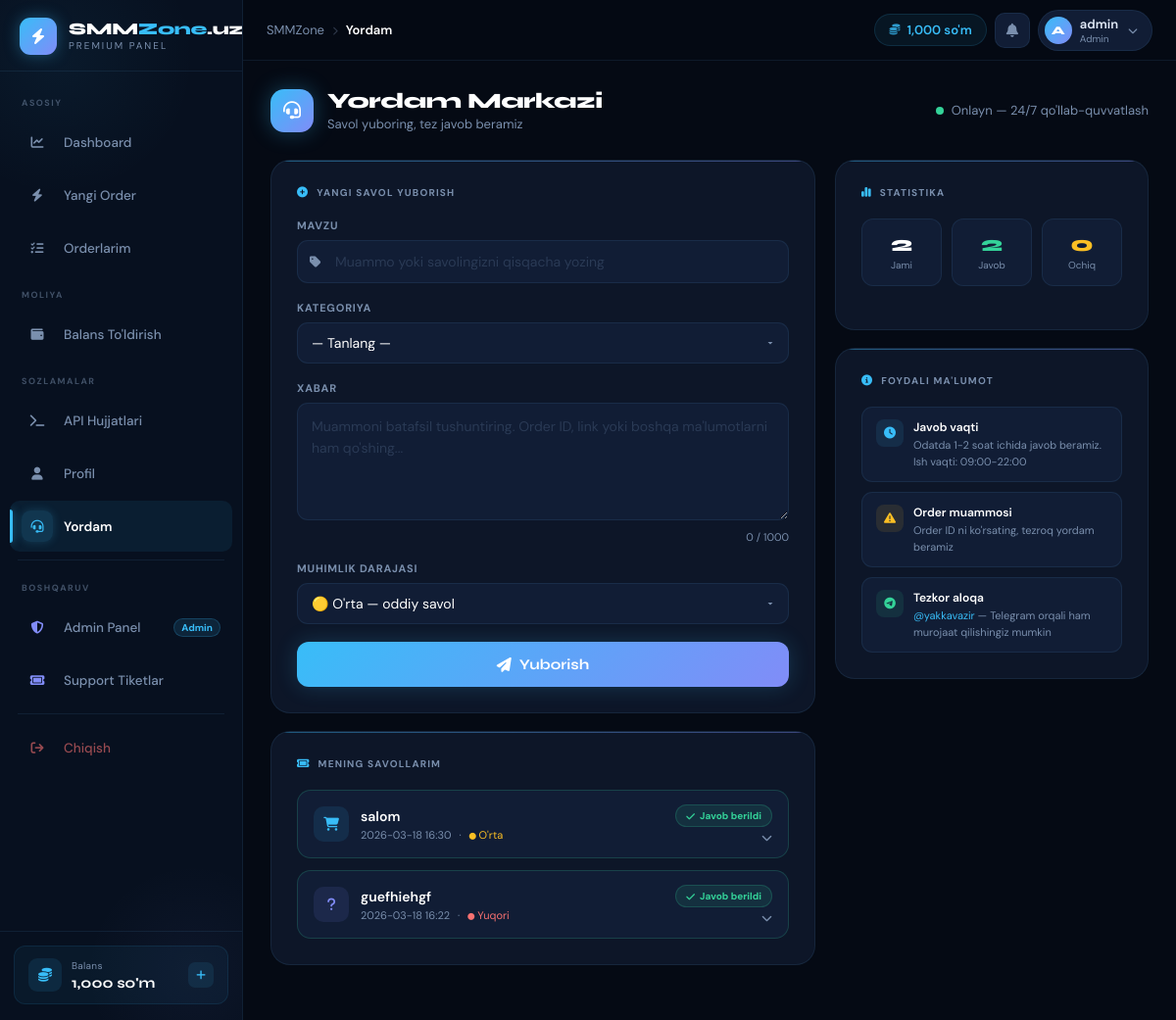
/support (signed in), run on the app's committed database.
### tables this page shows
CREATE TABLE users (
    id           INTEGER PRIMARY KEY AUTOINCREMENT,
    username     TEXT UNIQUE NOT NULL,
    email        TEXT UNIQUE NOT NULL,
    password     TEXT NOT NULL,
    balance      REAL DEFAULT 0,
    role         TEXT DEFAULT 'user',
    api_key      TEXT UNIQUE,
    total_spent  REAL DEFAULT 0,
    total_orders INTEGER DEFAULT 0,
    ref_code     TEXT UNIQUE,
    referred_by  INTEGER,
    ref_earnings REAL DEFAULT 0,
    is_active    INTEGER DEFAULT 1,
    created_at   TEXT DEFAULT (datetime('now'))
);

CREATE TABLE support_tickets (
    id         INTEGER PRIMARY KEY AUTOINCREMENT,
    user_id    INTEGER NOT NULL,
    subject    TEXT NOT NULL,
    message    TEXT NOT NULL,
    category   TEXT DEFAULT "other",
    priority   TEXT DEFAULT "medium",
    status     TEXT DEFAULT "open",
    reply      TEXT,
    replied_at DATETIME,
    created_at DATETIME DEFAULT CURRENT_TIMESTAMP,
    FOREIGN KEY (user_id) REFERENCES users(id)
);

### support_service.py (the view)
@support_bp.route("/support")
def support_page():
    if "user_id" not in session:
        return redirect(url_for("auth.login_page"))
    db = get_db()
    tickets = db.execute(
        """SELECT t.*, u.username FROM support_tickets t
           JOIN users u ON u.id = t.user_id
           WHERE t.user_id = ? ORDER BY t.created_at DESC""",
        (session["user_id"],)
    ).fetchall()
    return render_template("support.html", tickets=tickets)

### database/db.py (called while the page is built)
def get_db():
    if "db" not in g:
        g.db = sqlite3.connect(DATABASE)
        g.db.row_factory = sqlite3.Row
    return g.db

### main.py (called while the page is built)
@app.context_processor
def inject_globals():
    user_balance = 0
    if "user_id" in session:
        db = get_db()
        u  = db.execute("SELECT balance FROM users WHERE id=?", (session["user_id"],)).fetchone()
        if u: user_balance = u["balance"]
        session["balance"] = user_balance
    return {"site_name": Config.SITE_NAME, "user_balance": user_balance}

### templates/support.html (shortened to what this page needs)
{% extends "base.html" %}
{% block content %}
<div class="sp-header">
  <div class="sp-header-left">
    <div class="sp-header-icon"><i class="fas fa-headset"></i></div>
    <div>
      <div class="sp-title">Yordam Markazi</div>
      <div class="sp-subtitle">Savol yuboring, tez javob beramiz</div>
    </div>
  </div>
  <div style="display:flex;align-items:center;gap:8px;font-size:13px;color:var(--muted)">
    <span style="width:8px;height:8px;border-radius:50%;background:#34d399;display:inline-block;animation:pulse 2s infinite"></span>
    Onlayn — 24/7 qo'llab-quvvatlash
  </div>
</div>
<div class="sp-layout">
  <div>
    <div class="sp-card">
      <div class="sp-card-title"><i class="fas fa-plus-circle"></i> Yangi savol yuborish</div>
      <form method="POST" action="/support/new">
        <div class="sp-form-group">
          <label class="sp-label">Mavzu</label>
          <div class="sp-input-wrap">
            <input type="text" name="subject" class="sp-input"
                   placeholder="Muammo yoki savolingizni qisqacha yozing"
                   required maxlength="100">
          </div>
        </div>
        <div class="sp-form-group">
          <label class="sp-label">Kategoriya</label>
          <select name="category" class="sp-select" required>
            <option value="">— Tanlang —</option>
          </select>
        </div>
        <div class="sp-form-group">
          <label class="sp-label">Xabar</label>
          <textarea name="message" class="sp-textarea"
                    placeholder="Muammoni batafsil tushuntiring. Order ID, link yoki boshqa ma'lumotlarni ham qo'shing..."
                    required maxlength="1000" oninput="updateChar(this)"></textarea>
          <div class="sp-char-count"><span id="char-count">0</span> / 1000</div>
        </div>
        <div class="sp-form-group">
          <label class="sp-label">Muhimlik darajasi</label>
          <select name="priority" class="sp-select">
            <option value="medium" selected>🟡 O'rta — oddiy savol</option>
          </select>
        </div>
        <button type="submit" class="sp-btn-submit">
          <i class="fas fa-paper-plane"></i> Yuborish
        </button>
      </form>
    </div>
    <div class="sp-card" style="margin-top:18px">
      <div class="sp-card-title"><i class="fas fa-ticket"></i> Mening savollarim</div>
      {% if tickets %}
      <div class="sp-tickets">
        {% for t in tickets %}
        <div class="sp-ticket {% if t.reply %}has-reply{% endif %}" onclick="toggleTicket({{ t.id }})">
          <div class="sp-ticket-head">
            <div class="sp-ticket-icon"
                 style="background:{% if t.category == 'order' %}rgba(56,189,248,.1){% elif t.category == 'payment' %}rgba(52,211,153,.1){% elif t.category == 'technical' %}rgba(248,113,113,.1){% else %}rgba(129,140,248,.1){% endif %}">
              <i class="fas fa-{% if t.category == 'order' %}cart-shopping{% elif t.category == 'payment' %}wallet{% elif t.category == 'technical' %}wrench{% else %}question{% endif %}"
                 style="color:{% if t.category == 'order' %}var(--accent){% elif t.category == 'payment' %}var(--accent3){% elif t.category == 'technical' %}#f87171{% else %}var(--accent2){% endif %}"></i>
            </div>
            <div class="sp-ticket-info">
              <div class="sp-ticket-subject">{{ t.subject }}</div>
              <div class="sp-ticket-meta">
                <span>{{ t.created_at[:16] }}</span>
                <span>·</span>
                <span class="prio-{{ t.priority }}">
                  <i class="fas fa-circle" style="font-size:7px"></i>
                  {% if t.priority == 'high' %}Yuqori
                  {% elif t.priority == 'medium' %}O'rta
                  {% else %}Past{% endif %}
                </span>
              </div>
            </div>
            <div class="sp-ticket-right">
              {% if t.status == 'answered' %}
                <span class="sp-badge sp-badge-answered"><i class="fas fa-check"></i> Javob berildi</span>
              {% elif t.status == 'closed' %}
                <span class="sp-badge sp-badge-closed"><i class="fas fa-lock"></i> Yopildi</span>
              {% else %}
                <span class="sp-badge sp-badge-open"><i class="fas fa-clock"></i> Kutilmoqda</span>
              {% endif %}
              <i class="fas fa-chevron-down" style="font-size:11px;color:var(--muted)" id="chev-{{ t.id }}"></i>
            </div>
          </div>
        </div>
        {% endfor %}
      </div>
      {% else %}
      <div class="sp-empty">
        <div class="sp-empty-icon"><i class="fas fa-inbox"></i></div>
        <h3>Hali savollar yo'q</h3>
        <p>Yuqoridagi forma orqali birinchi savolingizni yuboring</p>
      </div>
      {% endif %}
    </div>
  </div>
  <div>
    {% if tickets %}
    <div class="sp-card">
      <div class="sp-card-title"><i class="fas fa-chart-simple"></i> Statistika</div>
      <div class="sp-stats">
        <div class="sp-stat">
          <div class="sp-stat-num">{{ tickets|length }}</div>
          <div class="sp-stat-lbl">Jami</div>
        </div>
        <div class="sp-stat">
          <div class="sp-stat-num" style="color:#34d399">{{ tickets|selectattr('status','equalto','answered')|list|length }}</div>
          <div class="sp-stat-lbl">Javob</div>
        </div>
        <div class="sp-stat">
          <div class="sp-stat-num" style="color:#fbbf24">{{ tickets|selectattr('status','equalto','open')|list|length }}</div>
          <div class="sp-stat-lbl">Ochiq</div>
        </div>
      </div>
    </div>
    {% endif %}
    <div class="sp-card" {% if tickets %}style="margin-top:18px"{% endif %}>
      <div class="sp-card-title"><i class="fas fa-circle-info"></i> Foydali ma'lumot</div>
      <div class="sp-info-list">
        <div class="sp-info-item">
          <div class="sp-info-icon" style="background:rgba(56,189,248,.1);color:var(--accent)"><i class="fas fa-clock"></i></div>
          <div>
            <div class="sp-info-title">Javob vaqti</div>
            <div class="sp-info-desc">Odatda 1-2 soat ichida javob beramiz. Ish vaqti: 09:00-22:00</div>
          </div>
        </div>
        <div class="sp-info-item">
          <div class="sp-info-icon" style="background:rgba(251,191,36,.1);color:#fbbf24"><i class="fas fa-triangle-exclamation"></i></div>
          <div>
            <div class="sp-info-title">Order muammosi</div>
            <div class="sp-info-desc">Order ID ni ko'rsating, tezroq yordam beramiz</div>
          </div>
        </div>
        <div class="sp-info-item">
          <div class="sp-info-icon" style="background:rgba(52,211,153,.1);color:#34d399"><i class="fab fa-telegram"></i></div>
          <div>
            <div class="sp-info-title">Tezkor aloqa</div>
            <div class="sp-info-desc">
              <a href="https://t.me/yakkavazir" target="_blank"
                 style="color:var(--accent);text-decoration:none">@yakkavazir</a>
              — Telegram orqali ham murojaat qilishingiz mumkin
            </div>
          </div>
        </div>
      </div>
    </div>
  </div>
</div>
{% endblock %}

### templates/base.html (shortened to what this page needs)
<!DOCTYPE html>
<html lang="uz">
<head>
<link rel="stylesheet" href="https://cdnjs.cloudflare.com/ajax/libs/font-awesome/6.5.0/css/all.min.css">
</head>
<body>
{% if 'user_id' in session %}
<aside class="sidebar" id="sidebar">
  <a href="/dashboard" class="sidebar-brand">
    <div class="brand-icon"><i class="fas fa-bolt"></i></div>
    <div class="brand-text">
      <div class="brand-name">SMM<span>Zone</span>.uz</div>
      <div class="brand-tag">PREMIUM PANEL</div>
    </div>
  </a>
  <nav class="sidebar-nav">
    <div class="nav-section-label">Asosiy</div>
    <a href="/dashboard" class="nav-item {% if request.path == '/dashboard' %}active{% endif %}">
      <div class="nav-item-icon"><i class="fas fa-chart-line"></i></div>
      <span class="nav-item-label">Dashboard</span>
    </a>
    <a href="/new-order" class="nav-item {% if request.path == '/new-order' %}active{% endif %}">
      <div class="nav-item-icon"><i class="fas fa-bolt"></i></div>
      <span class="nav-item-label">Yangi Order</span>
    </a>
    <a href="/orders" class="nav-item {% if request.path == '/orders' %}active{% endif %}">
      <div class="nav-item-icon"><i class="fas fa-list-check"></i></div>
      <span class="nav-item-label">Orderlarim</span>
    </a>
    <div class="nav-section-label">Moliya</div>
    <a href="/add-funds" class="nav-item {% if request.path == '/add-funds' %}active{% endif %}">
      <div class="nav-item-icon"><i class="fas fa-wallet"></i></div>
      <span class="nav-item-label">Balans To'ldirish</span>
    </a>
    <div class="nav-section-label">Sozlamalar</div>
    <a href="/api-docs" class="nav-item {% if request.path == '/api-docs' %}active{% endif %}">
      <div class="nav-item-icon"><i class="fas fa-terminal"></i></div>
      <span class="nav-item-label">API Hujjatlari</span>
    </a>
    <a href="/profile" class="nav-item {% if request.path == '/profile' %}active{% endif %}">
      <div class="nav-item-icon"><i class="fas fa-user"></i></div>
      <span class="nav-item-label">Profil</span>
    </a>
    <a href="/support" class="nav-item {% if request.path == '/support' %}active{% endif %}">
      <div class="nav-item-icon"><i class="fas fa-headset"></i></div>
      <span class="nav-item-label">Yordam</span>
    </a>
    {% if session.role == 'admin' %}
    <div class="nav-divider"></div>
    <div class="nav-section-label">Boshqaruv</div>
    <a href="/admin/" class="nav-item is-admin {% if request.path == '/admin/' %}active{% endif %}">
      <div class="nav-item-icon"><i class="fas fa-shield-halved"></i></div>
      <span class="nav-item-label">Admin Panel</span>
      <span class="nav-item-badge">Admin</span>
    </a>
    <a href="/admin/support" class="nav-item is-admin {% if request.path == '/admin/support' %}active{% endif %}">
      <div class="nav-item-icon"><i class="fas fa-ticket"></i></div>
      <span class="nav-item-label">Support Tiketlar</span>
    </a>
    {% endif %}
    <div class="nav-divider"></div>
    <a href="/logout" class="nav-item is-logout">
      <div class="nav-item-icon"><i class="fas fa-arrow-right-from-bracket"></i></div>
      <span class="nav-item-label">Chiqish</span>
    </a>
  </nav>
  <div class="sidebar-footer">
    <div class="sidebar-balance">
      <div class="sb-bal-icon"><i class="fas fa-coins"></i></div>
      <div>
        <div class="sb-bal-label">Balans</div>
        <div class="sb-bal-val">{{ "{:,.0f}".format(user_balance) }} so'm</div>
      </div>
      <a href="/add-funds" class="sb-bal-link" title="To'ldirish">
        <i class="fas fa-plus"></i>
      </a>
    </div>
  </div>
</aside>
<div class="main-wrap">
  <header class="topbar">
    <div class="topbar-breadcrumb">
      <span>SMMZone</span>
      <span class="bc-sep"><i class="fas fa-chevron-right" style="font-size:9px"></i></span>
      <span class="bc-current">
        {% if '/dashboard' in request.path %}Dashboard
        {% elif '/new-order' in request.path %}Yangi Order
        {% elif '/orders' in request.path %}Orderlarim
        {% elif '/add-funds' in request.path %}Balans
        {% elif '/profile' in request.path %}Profil
        {% elif '/api-docs' in request.path %}API
        {% elif '/support' in request.path %}Yordam
        {% elif '/admin' in request.path %}Admin
        {% else %}Sahifa{% endif %}
      </span>
    </div>
    <div class="topbar-right">
      <div class="topbar-balance">
        <i class="fas fa-coins"></i>
        <span>{{ "{:,.0f}".format(user_balance) }} so'm</span>
      </div>
      <a href="#" class="topbar-notif" title="Bildirishnomalar">
        <i class="fas fa-bell"></i>
      </a>
      <a href="/profile" class="topbar-user">
        <div class="topbar-user-avatar">{{ session.username[0].upper() if session.username else 'U' }}</div>
        <div>
          <div class="topbar-user-name">{{ session.username }}</div>
          <div class="topbar-user-role">{% if session.role == 'admin' %}Admin{% else %}Foydalanuvchi{% endif %}</div>
        </div>
        <i class="fas fa-chevron-down"></i>
      </a>
    </div>
  </header>
  <main class="content">
    {% block content %}{% endblock %}
  </main>
</div>
{% else %}
{% block auth_content %}{% endblock %}
{% endif %}
</body>
</html>

### data on the page
users: balance "1,000"
support_tickets: subject "salom", created_at "2026-03-18 16:30", priority "O'rta", status "answered" (drawn)
support_tickets: subject "guefhiehgf", created_at "2026-03-18 16:22", priority "Yuqori", status "answered" (drawn)

### other printed values
{{ session.username[0].upper() if session.username else 'U' }} "A"
{{ session.username }} "admin"
{{ tickets|length }} "2"
{{ tickets|selectattr('status','equalto','answered')|list|length }} "2"
{{ tickets|selectattr('status','equalto','open')|list|length }} "0"
